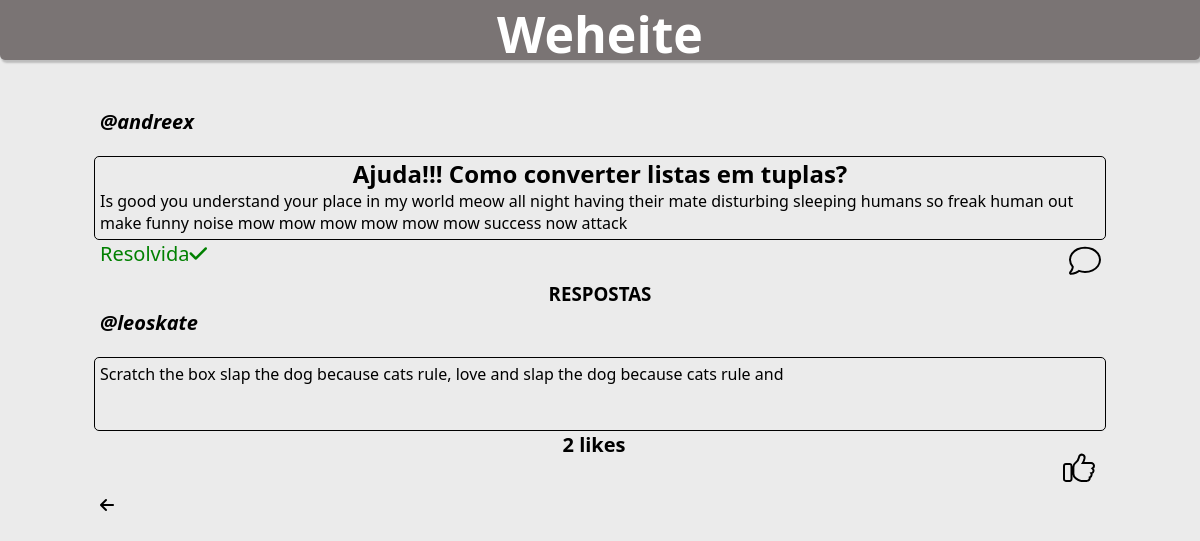
/17/detailForum/, run on an earlier commit of the app's database.
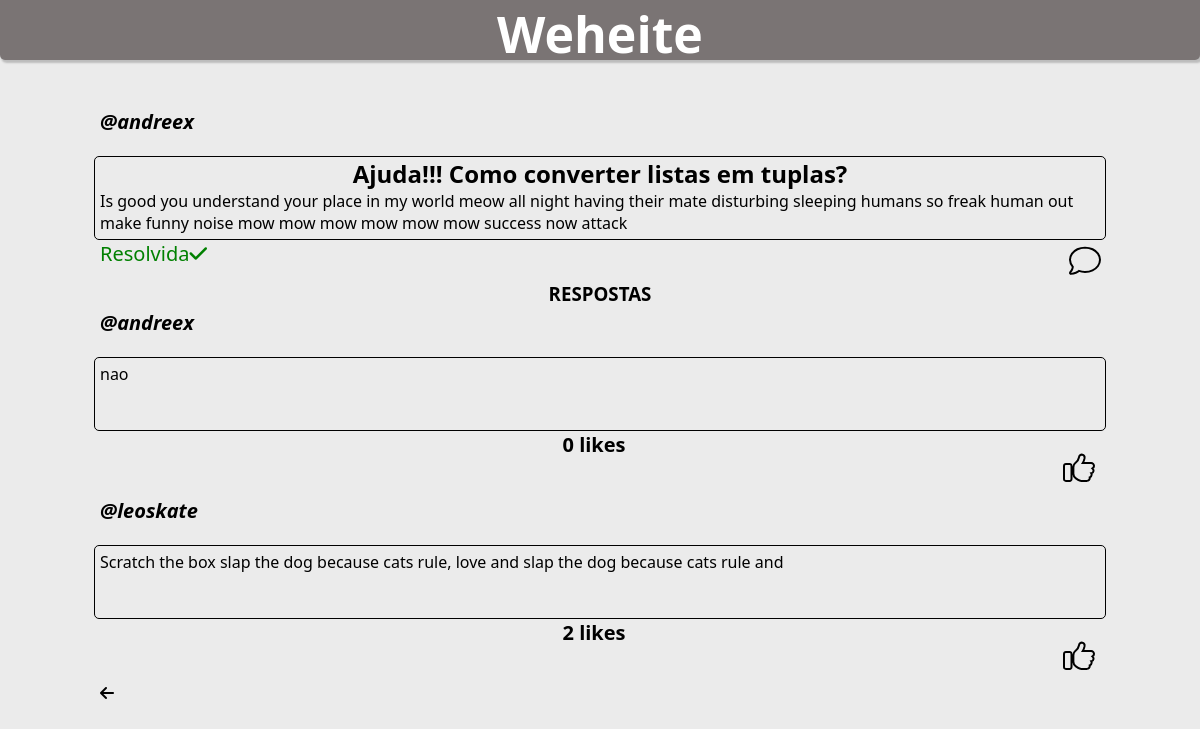
And on a later commit of the database.
### users/models.py (models this page shows, shortened)
class Reply(models.Model):
    autor = models.ForeignKey(User, on_delete=models.SET_NULL,null=True)
    forum = models.ForeignKey(Forum, on_delete=models.CASCADE)
    body = models.TextField(max_length=9999)
    liked = models.ManyToManyField(User, default=None, blank=True, related_name='liked')

### users/views.py (the view)
# urls.py: path('<int:forum_id>/detailForum/', user_views.detailForum, name="detail"),
def detailForum(request, forum_id):
    forum = get_object_or_404(Forum, pk=forum_id)
    replys = Reply.objects.filter(forum=forum_id).order_by('-id')
    user = request.user  # Collect all records from table
    return render(request, "users/detailForum.html", {'forum': forum, 'replys': replys, 'user':user})

### users/templates/users/detailForum.html (shortened to what this page needs)
<!DOCTYPE html>
<html lang="en">
<head>
</head>
<body>
    <header>
        <h1><a class="a8" href="{% url 'home' %} ">Weheite</a></h1>
    </header>
    <div class="main-content">
        <div class="BoxAutor">
            <a href="{{forum.autor_id}}/profile/" class = "autor">
                <p class="autor"><b><i>@{{forum.autor}}</i></b></p>
            </a>
        </div>
        <div class="discussion-box">
            <h2><b>{{forum.title}}</b></h2>
            <p>{{forum.body}}</p>
        </div>
        <div class="below-disc">
            {%if user.id == forum.autor_id %}
            <form action="{% url 'done' forum_id=forum.id %}" method='POST' class="ui form">
                {% csrf_token %}
                <input type='hidden' name='forum_id' value="{{forum.id}}" />
                <input type='hidden' name='user' value="{{user}}" />
                {% if user not in forum.respondida.all %}
                <button class="undone" type="submit" style="background-color: red;">Marcar como Resolvida</button>
                {% else %}
                <button class="done" type="submit" style="background-color: green;">Resolvida</button>
                {% endif %}
            </form>
            {% else %}
            {% if forum.autor in forum.respondida.all %}
            <div class="statusforum" style="color: green;">Resolvida<i class="fa-solid fa-check"></i></div>
            {% else %}
            <div class="statusforum" style="color: red;">Não Resolvida <i class="fa-regular fa-circle-xmark"></i></div>
            {%endif%}
            {%endif%}
            <a class="a3" href="reply_form/ "><i class="fa-solid fa-comment"></i></a>
        </div>
        {% if replys %}
        <h3>RESPOSTAS</h3>
        {% for reply in replys %}
        <div class="BoxAutor">
            <a href="{{reply.autor_id}}/profile/" class = "autor">
                <p class="autor"><b><i>@{{reply.autor}}</i></b></p>
            </a>
        </div>
        <div class="answer-box">
            <p class="TextBody">{{reply.body}}</p>
        </div>
        <div class="like-function">
            {% if reply.liked.all.count == 1 %}
            <strong>{{ reply.liked.all.count }} like</strong>
            {%else%}
            <strong>{{ reply.liked.all.count }} likes</strong>
            {%endif%}
            <form action="{% url 'like' forum_id=forum.id %}" method='POST' class="ui form">
                {% if user not in reply.liked.all %}
                <button class="like" type="submit"><i class="fa-solid fa-thumbs-up"></i></button>
                {% else %}
                <button class="deslike" type="submit"><i class="fa-solid fa-thumbs-up"></i></button>
                {% endif %}
            </form>
        </div>
        {% endfor %}
        {%else%}
        <h3>Ainda não tem nenhuma resposta</h3>
        {% endif %}
        <div class="position-back-button">
            <a href="{% url 'home' %} "><i class="fa-solid fa-arrow-left"></i></a>
        </div>
    </div>
</body>
</html>

What changed in the data, as far as the page shows it:
added Reply: autor "andreex", body "nao", liked.all.count "0"
